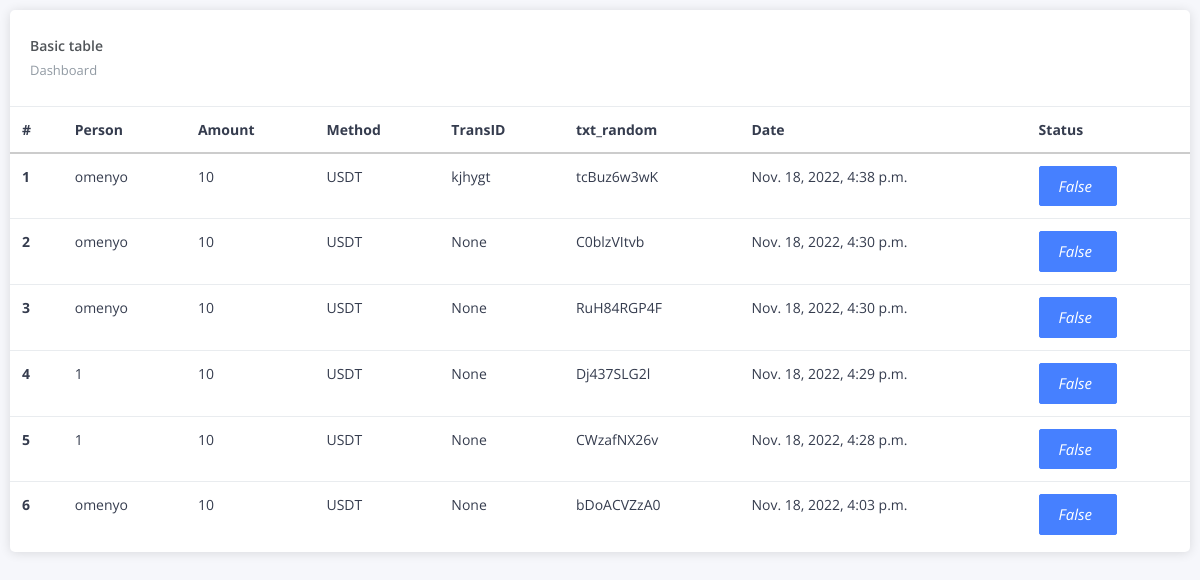
Page /deposit_table on the earlier database version.
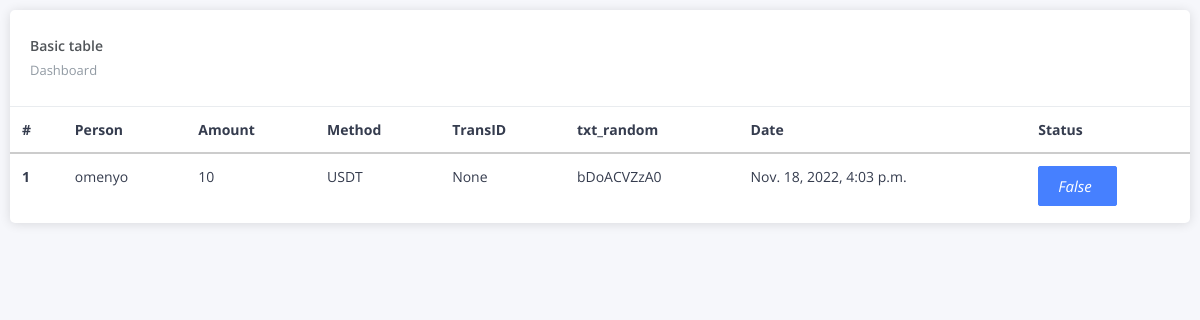
Same page on the later database version.
### main/models.py (models this page shows, shortened)
class Deposit(models.Model):
	person = models.CharField(max_length=1000)
	amount= models.CharField(max_length=1000)
	method=models.ForeignKey(Currencie, on_delete=models.CASCADE, default=1)
	wallet =models.CharField(max_length=1000, default=1)
	transID =models.CharField(max_length=1000, default=1)
	txt_random=models.CharField(max_length=1000, default=1)
	date_deposit =models.DateTimeField(default=datetime.datetime.today)
	status=models.BooleanField(default=False)
	class Meta:
		ordering = ('-date_deposit', )

class Currencie(models.Model):
	name = models.CharField(max_length=1000)

### main/views.py (the view)
# urls.py: path('deposit_table', views.deposit_table, name='deposit_table'),
def deposit_table(request):
    deposits= Deposit.objects.filter(status=False)
    context={'deposits':deposits}
    return render(request,'super.html',context)

### templates/super.html (shortened to what this page needs)
{% extends 'base2.html' %}
{% load static %}
{% load crispy_forms_tags %}
{% block body %}
<div class="pcoded">
    <div class="pcoded-inner-content">
        <div class="main-body">
            <div class="page-body">
                <div class="card">
                    <div class="card-header">
                        <h5>Basic table</h5>
                        <a href="/admin/"><span>Dashboard</span></a>
                        <div class="card-header-right">    <ul class="list-unstyled card-option">        <li><i class="icofont icofont-simple-left "></i></li>        </ul></div>
                    </div>
                    <div class="card-block table-border-style">
                        <div class="table-responsive">
                            <table class="table">
                                <thead>
                                    <tr>
                                        <th>#</th>
                                        <th>Person</th>
                                        <th>Amount</th>
                                        <th>Method</th>
                                        <th>TransID</th>
                                        <th>txt_random</th>
                                        <th>Date</th>
                                        <th>Status</th>
                                    </tr>
                                </thead>
                                <tbody>
                                    {% for brand in deposits %}
                                    <tr>
                                        <th scope="row">{{ forloop.counter }}</th>
                                        <td>{{ brand.person }}</td>
                                        <td>{{ brand.amount }}</td>
                                        <td>{{ brand.method.name }}</td>
                                        <td>{{ brand.transID }}</td>
                                        <td>{{ brand.txt_random }}</td>
                                        <td>{{ brand.date_deposit }}</td>
                                        <td><a href="{% url 'deposit_update' brand.id %}" class="btn btn-primary">
                                        <i class="fa fa-edit">{{ brand.status }}</i>
                                        </a></td>
                                    </tr>
                                    {% endfor %}
                                </tbody>
                            </table>
                        </div>
                    </div>
                </div>
{% endblock %}

Differences in the rows shown:
no longer on this page (row edited): Deposit: person "omenyo", amount "10", method.name "USDT", transID "kjhygt", txt_random "tcBuz6w3wK", date_deposit "Nov. 18, 2022, 4:38 p.m.", status "False"
no longer on this page (row edited): Deposit: person "omenyo", amount "10", method.name "USDT", transID "None", txt_random "C0blzVItvb", date_deposit "Nov. 18, 2022, 4:30 p.m.", status "False"
no longer on this page (row edited): Deposit: person "omenyo", amount "10", method.name "USDT", transID "None", txt_random "RuH84RGP4F", date_deposit "Nov. 18, 2022, 4:30 p.m.", status "False"
no longer on this page (row edited): Deposit: person "1", amount "10", method.name "USDT", transID "None", txt_random "Dj437SLG2l", date_deposit "Nov. 18, 2022, 4:29 p.m.", status "False"
no longer on this page (row edited): Deposit: person "1", amount "10", method.name "USDT", transID "None", txt_random "CWzafNX26v", date_deposit "Nov. 18, 2022, 4:28 p.m.", status "False"
